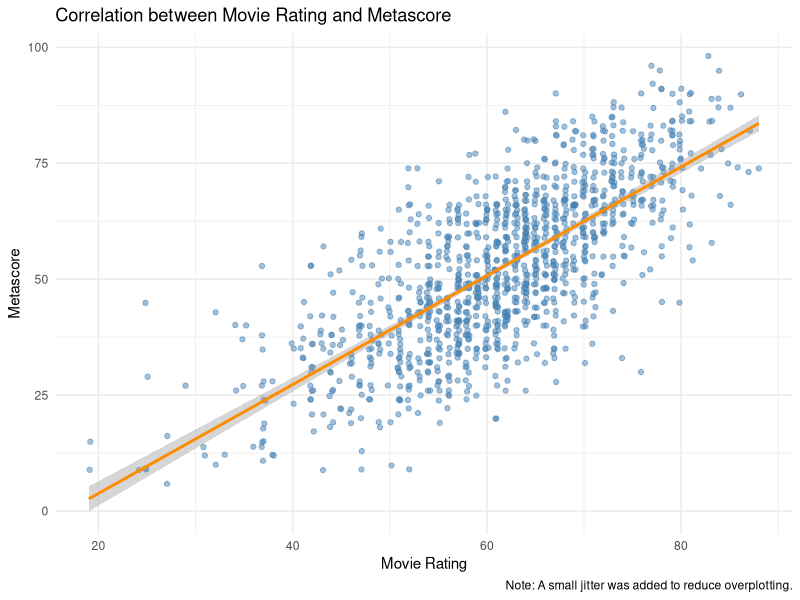
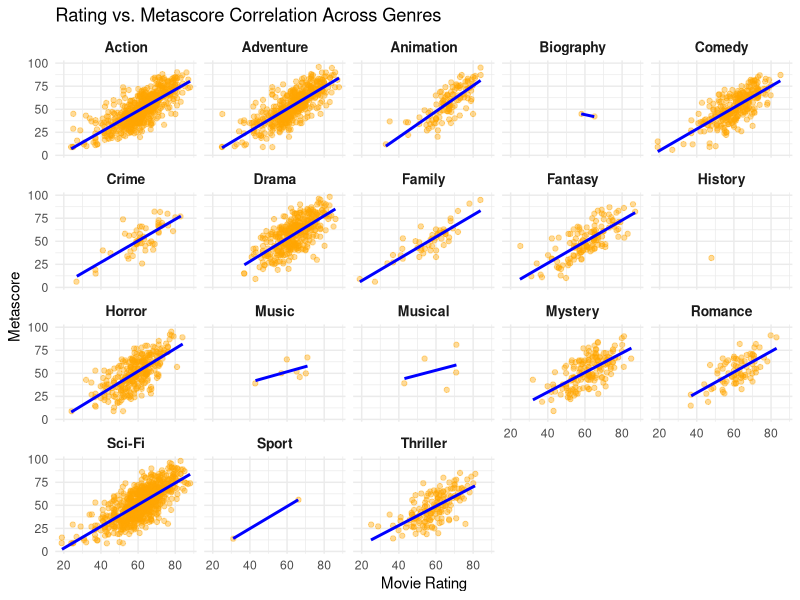
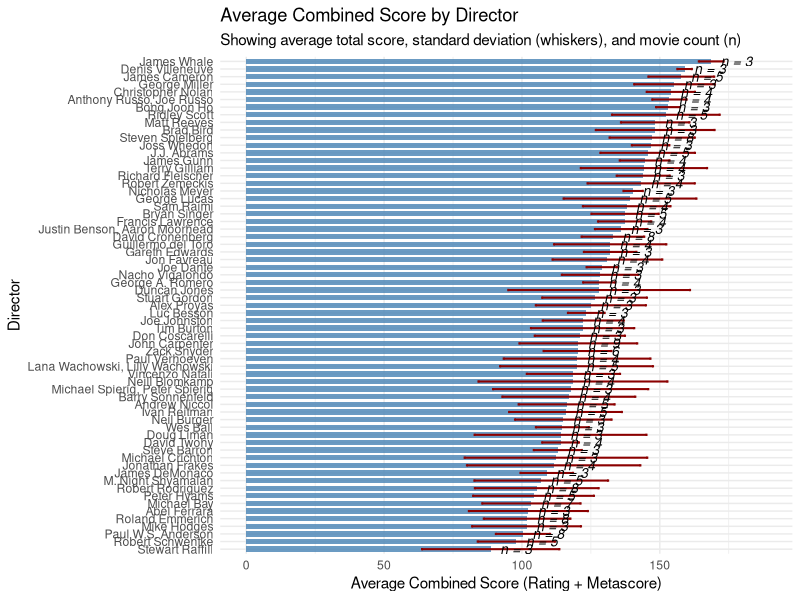
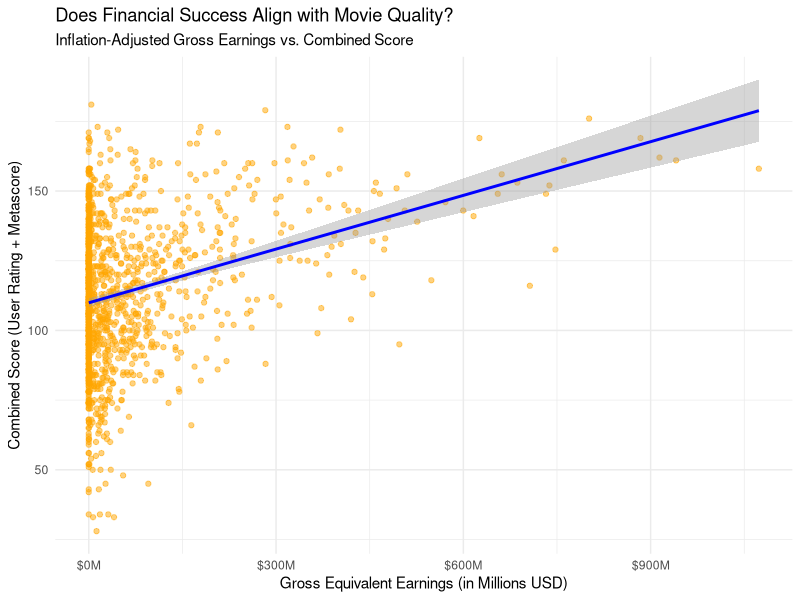

Source code (R) for these figures, in order:
## ---- chunk 1
library(tidyverse)
library(scales)
## ---- chunk 2
movies <- read_csv2("sciFiMovies_dataset.csv")
## ---- chunk 3
glimpse(movies)

# Add unique ID
movies_clean <- movies %>% 
  select(-1) %>% 
  mutate(movie_id = row_number()) %>% 
  select(movie_id, everything()) %>% 
# rename variables
  rename_with(tolower) %>% 
# numeric variables
 mutate(
    votes = parse_number(votes),
    gross_collection = parse_number(gross_collection),
    gross_equivalent = parse_number(gross_equivalent),
    movie_rating = parse_number(as.character(movie_rating))
  ) %>%
# round numeric values
  mutate(across(where(is.numeric), round)) %>% 
# list genre
separate_rows(genre, sep = ",\\s*") %>% 
  group_by(across(-genre)) %>%  
  nest() %>%                    
  ungroup() %>% 
  rename(genre_list=data)
## ---- chunk 4
movies_analyzed <- movies_clean %>% 
  # Combine movie_rating and metascore
  mutate(total_score = movie_rating + metascore) %>% 
  # Calculate the inflation rate per row
  mutate(inflation_rate = (gross_equivalent - gross_collection) / gross_collection)

# Extract the highest-scoring movie
best_movie <- movies_analyzed %>% 
  arrange(desc(total_score)) %>% 
  slice(1) %>% 
  select(title, release_year, movie_rating, metascore, total_score)

# Display the best movie
print(best_movie)
## ---- chunk 5
# Create a scatterplot to check for correlation
movies_analyzed %>% 
  drop_na(movie_rating, metascore) %>%
ggplot(aes(x = movie_rating, y = metascore)) +
  geom_jitter(alpha = 0.5, color = "steelblue", width = 0.2, height = 0.2) + 
  geom_smooth(method = "lm", formula = y ~ x, color = "darkorange", se = TRUE) +
  labs(
    title = "Correlation between Movie Rating and Metascore",
    x = "Movie Rating",
    y = "Metascore",
    caption = "Note: A small jitter was added to reduce overplotting."
  ) +
  theme_minimal()
## ---- chunk 6
movies_clean %>% 
  drop_na(movie_rating, metascore) %>% 
  unnest(genre_list) %>% 
  ggplot(aes(x = movie_rating, y = metascore)) +
  geom_jitter(alpha = 0.4, color = "orange", width = 0.2, height = 0.2) + 
  geom_smooth(method = "lm", formula = y ~ x, color = "blue", se = FALSE) +
  facet_wrap(~genre) +
  labs(
    title = "Rating vs. Metascore Correlation Across Genres",
    x = "Movie Rating",
    y = "Metascore"
  ) +
  theme_minimal() +
  theme(strip.text = element_text(face = "bold", size = 10))
 
## ---- chunk 7
# Prepare the data per director
director_summary <- movies_clean %>% 
  mutate(total_score = movie_rating + metascore) %>% 
  drop_na(total_score, director) %>% 
  mutate(director = str_remove(director, "^Directors?:\\s*")) %>%
  group_by(director) %>% 
  summarise(
    avg_score = mean(total_score),
    sd_score = sd(total_score),
    movie_count = n(),
    .groups = "drop"
  ) %>% 
  # Filter out directors with too few movies for cleaner visualization
  filter(movie_count >= 3) %>% 
  mutate(director = fct_reorder(director, avg_score))

# bar plot
ggplot(director_summary, aes(x = avg_score, y = director)) +
  geom_col(fill = "steelblue", alpha = 0.8, width = 0.7) +
  # Add whiskers 
  geom_errorbar(
    aes(xmin = avg_score - sd_score, xmax = avg_score + sd_score),
    width = 0.3, color = "darkred", linewidth = 0.7
  ) +
  # Add text annotation for number of movies next to the bars
  geom_text(
    aes(label = paste0("n = ", movie_count), x = avg_score),
    hjust = -0.3, size = 3.5, fontface = "italic", color = "black"
  ) +
  # Expand the x-axis limits slightly so the text labels don't get cut off
  expand_limits(x = max(director_summary$avg_score) + 20) +
  labs(
    title = "Average Combined Score by Director",
    subtitle = "Showing average total score, standard deviation (whiskers), and movie count (n)",
    x = "Average Combined Score (Rating + Metascore)",
    y = "Director"
  ) +
  theme_minimal()
## ---- chunk 8
# I do not have a favorite actor, but I am interested in the second optional task

movies_clean %>% 
  mutate(total_score = movie_rating + metascore) %>% 
  drop_na(gross_equivalent, total_score) %>% 
  
  #  scatterplot
  ggplot(aes(x = gross_equivalent, y = total_score)) +
  geom_point(alpha = 0.5, color = "orange") + 
  geom_smooth(method = "lm", formula = y ~ x, color = "blue", se = TRUE) +
  scale_x_continuous(labels = scales::label_dollar(scale = 1e-6, suffix = "M")) +
  labs(
    title = "Does Financial Success Align with Movie Quality?",
    subtitle = "Inflation-Adjusted Gross Earnings vs. Combined Score",
    x = "Gross Equivalent Earnings (in Millions USD)",
    y = "Combined Score (User Rating + Metascore)"
  ) +
  theme_minimal()
